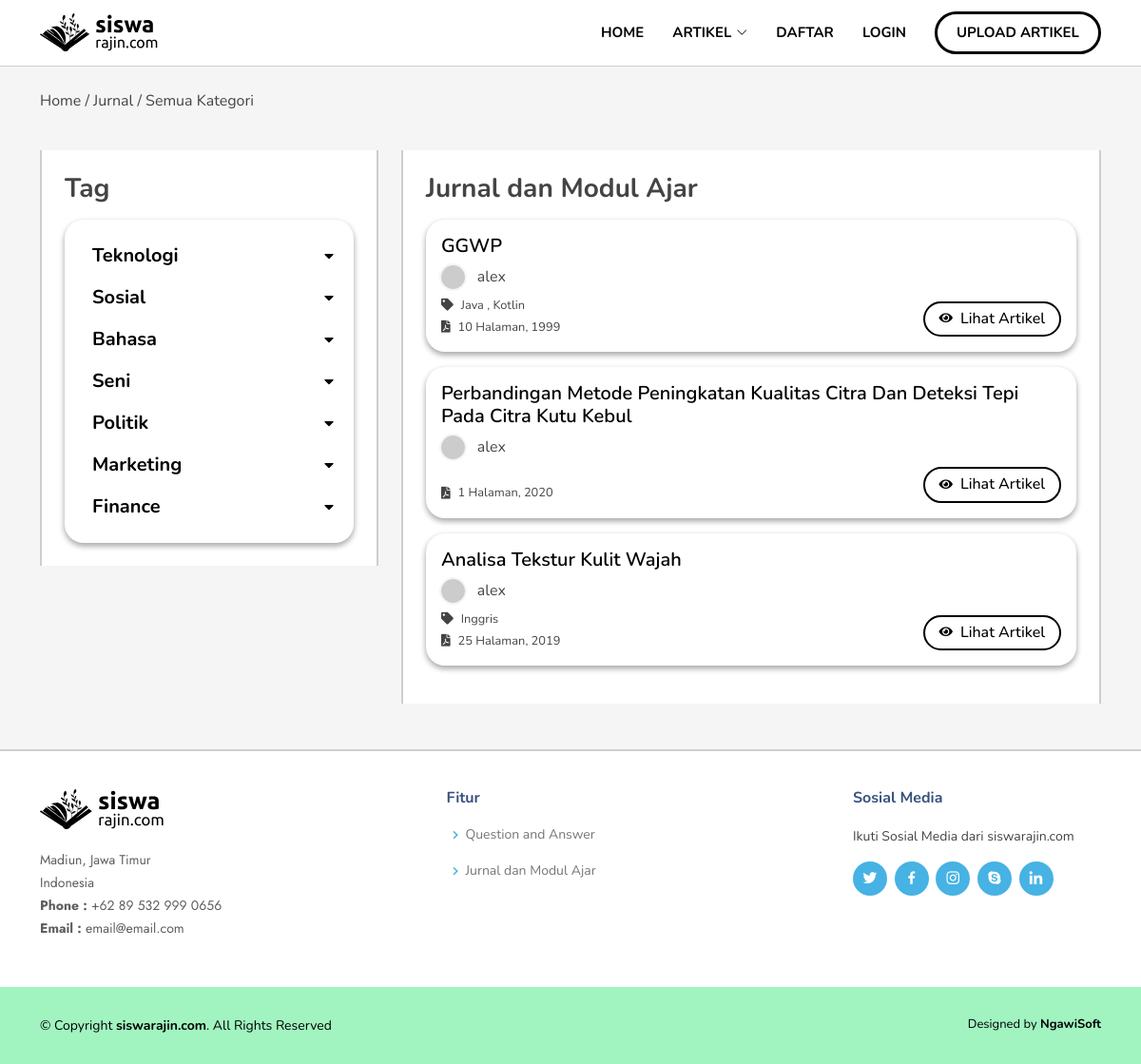
Page /index.php/artikel on the committed database.
### tables this page shows
CREATE TABLE `kategori_tag` (
  `id_kategori_tag` int(11) NOT NULL,
  `nama_kategori` varchar(100) NOT NULL,
  `svg` varchar(250) NOT NULL
);

CREATE TABLE `t_artikel` (
  `id_artikel` int(11) NOT NULL,
  `judul_artikel` varchar(250) NOT NULL,
  `id_user` int(11) NOT NULL,
  `tahun_rilis` varchar(25) NOT NULL,
  `deskripsi_artikel` text NOT NULL,
  `jumlah_halaman` int(25) NOT NULL,
  `author` varchar(250) NOT NULL,
  `slug` varchar(255) NOT NULL,
  `file_pdf` varchar(250) NOT NULL,
  `tanggal_upload` datetime NOT NULL,
  `status_tampil` tinyint(1) NOT NULL,
  `harga_artikel` int(11) NOT NULL
);

CREATE TABLE `t_user` (
  `id_user` int(11) NOT NULL,
  `nama_user` varchar(255) NOT NULL,
  `email` varchar(100) NOT NULL,
  `password` varchar(100) NOT NULL,
  `view_password` varchar(50) NOT NULL,
  `foto_user` varchar(100) NOT NULL,
  `role_id` int(11) NOT NULL DEFAULT 1,
  `kode_afiliasi` text NOT NULL
);

CREATE TABLE `t_artikeltag` (
  `id_artikeltag` int(11) NOT NULL,
  `id_artikel` int(11) NOT NULL,
  `idTag` int(11) NOT NULL
);

CREATE TABLE `t_tag` (
  `idTag` int(11) NOT NULL,
  `id_kategori_tag` int(11) NOT NULL,
  `namaTag` varchar(250) NOT NULL
);

### application/controllers/Artikel.php (called while the page is built, shortened)
<?php
class Artikel extends CI_Controller
{
	public function index()
	{
		$data['article'] 	= $this->Model_artikel->get_article_dashboard()->result_array();
		$data['tag'] 	= $this->Model_artikel->get_tag_dashboard()->result_array();
		$data['kategori_tag'] 	= $this->Model_artikel->get_tag_kategori()->result_array();
		$data['tag_artikel'] 	= $this->Model_artikel->get_tag_article_dashboard()->result_array();
		$nav['judul'] = "Upload Artikel";
		$this->load->view('templates/header-page', $nav);
		$this->load->view('artikel/index', $data);
		$this->load->view('templates/footer');
	}
}

### index.php (called while the page is built, shortened)
<?php
require_once BASEPATH.'core/CodeIgniter.php';

### application/models/Model_artikel.php (called while the page is built, shortened)
<?php
class Model_artikel extends CI_Model
{
    public function get_article_dashboard()
    {
        $this->db->select('*');
        $this->db->from('t_artikel');
        $this->db->join('t_user', 't_user.id_user=t_artikel.id_user', 'left');
        $this->db->order_by('t_artikel.id_artikel', 'ASC');
        $this->db->limit(3);
        return $this->db->get();
    }
    public function get_tag_dashboard()
    {
        $this->db->select('*');
        $this->db->from('t_tag');
        $this->db->join('kategori_tag', 't_tag.id_kategori_tag=kategori_tag.id_kategori_tag', 'left');
        return $this->db->get();
    }
    public function get_tag_kategori()
    {
        return $this->db->get('kategori_tag');
    }
    public function get_tag_article_dashboard()
    {
        $this->db->select('*');
        $this->db->from('t_artikeltag');
        $this->db->join('t_tag', 't_tag.idTag=t_artikeltag.idTag', 'left');
        return $this->db->get();
    }
}

### application/views/artikel/index.php (the view, shortened to what this page needs)
<div class="artikel pb-5" id="artikel">
    <div class="py-4">
        <div class="container route">
            Home / Jurnal / Semua Kategori
        </div>
    </div>
    <div class="artikel-list mt-3">
        <div class="container">
            <div class="row">
                <div class="col-md-4 d-none d-md-block">
                    <div class="p-3 p-md-4 bg-white" style="border-left: solid 2px #cecece;border-right: solid 2px #cecece;">
                        <h3 class="mb-3">
                            Tag
                        </h3>
                        <div class="tag-box py-3">
                            <div class='nav'>
                                <ul>
                                    <?php foreach ($kategori_tag as $ktg) : ?>
                                        <li class='sub-menu w-100 px-3 py-2'>
                                            <a class="d-flex justify-content-between ">
                                                <div class="d-flex align-items-center">
                                                    <h5 class="mb-0 ktg"><?= $ktg['nama_kategori'] ?></h5>
                                                </div>
                                                <div class='fa fa-caret-down right my-auto'></div>
                                            </a>
                                        </li>
                                    <?php endforeach; ?>
                                </ul>
                            </div>
                        </div>
                    </div>
                </div>
                <div class="col-md-8">
                    <div class="bg-white p-3 p-md-4" style="border-left: solid 2px #cecece;border-right: solid 2px #cecece;">
                        <h3 class="mb-3">
                            Jurnal dan Modul Ajar
                        </h3>
                        <ul style="list-style: none;" class="m-0 p-0">
                            <?php foreach ($article as $arti) : ?>
                                <li class="mb-3">
                                    <div class="artikel-order p-3">
                                        <a href="<?php echo base_url(); ?>artikel/detail/<?= $arti['slug'] ?>" class="text-black">
                                            <h5>
                                                <?= $arti['judul_artikel'] ?>
                                            </h5>
                                        </a>
                                        <div class="d-flex mb-2">
                                            <div class="image-activity w-100" style="background-image: url('https://www.gravatar.com/avatar/103?>b5695d974ac54d52c9b8f54ea8f86.jpg?s=115&d=monsterid')">
                                            </div>
                                            <div class="author">
                                                <?= $arti['nama_user'] ?>
                                            </div>
                                        </div>
                                        <div class="d-flex justify-content-between align-items-end">
                                            <div class="d-block">
                                                <div class="d-flex mb-1">
                                                    <?php
                                                    $i = 0;
                                                    foreach ($tag_artikel as $tga) :
                                                        if ($arti['id_artikel'] == $tga['id_artikel']) {
                                                            $i++;
                                                        }
                                                    endforeach; ?>
                                                    <?php if ($i !== 0) : ?>
                                                        <i class="fa fa-tag my-auto"></i>
                                                    <?php endif; ?>
                                                    <div class="tag">
                                                        <?php foreach ($tag_artikel as $tga) :
                                                            if ($arti['id_artikel'] == $tga['id_artikel']) {
                                                                echo $tga['namaTag'];
                                                                if ($i > 1) {
                                                                    echo " , ";
                                                                    $i--;
                                                                }
                                                            }
                                                        endforeach; ?>
                                                    </div>
                                                </div>
                                                <div class="d-flex">
                                                    <i class="fas fa-file-pdf my-auto"></i>
                                                    <div class="tag">
                                                        <?= $arti['jumlah_halaman'] . " Halaman, " . $arti['tahun_rilis'] ?>
                                                    </div>
                                                </div>
                                            </div>
                                            <a href="<?php echo base_url('Artikel/detail/' . $arti['slug']) ?>">
                                                <div class="d-sm-flex btn-download align-items-center d-none">
                                                    <i class="fas fa-eye mr-4 text-black"></i>
                                                    <h6 class="m-0 text-black">
                                                        Lihat Artikel
                                                    </h6>
                                                </div>
                                            </a>
                                        </div>
                                    </div>
                                </li>
                            <?php endforeach; ?>
                        </ul>
                    </div>
                </div>
            </div>
        </div>
    </div>
</div>

### rows in the picture
kategori_tag: nama_kategori "Teknologi"
kategori_tag: nama_kategori "Sosial"
kategori_tag: nama_kategori "Bahasa"
kategori_tag: nama_kategori "Seni"
kategori_tag: nama_kategori "Politik"
kategori_tag: nama_kategori "Marketing"
kategori_tag: nama_kategori "Finance"
t_artikel: judul_artikel "GGWP", id_user.nama_user "alex", jumlah_halaman "10", tahun_rilis "1999"
t_artikeltag: idTag.namaTag "Java"
t_artikeltag: idTag.namaTag "Kotlin"
t_artikel: judul_artikel "Perbandingan Metode Peningkatan Kualitas Citra Dan Deteksi Tepi Pada Citra Kutu Kebul", id_user.nama_user "alex", jumlah_halaman "1", tahun_rilis "2020"
t_artikel: judul_artikel "Analisa Tekstur Kulit Wajah", id_user.nama_user "alex", jumlah_halaman "25", tahun_rilis "2019"
t_artikeltag: idTag.namaTag "Inggris"

### other values in the picture
$judul "UPLOAD ARTIKEL"
